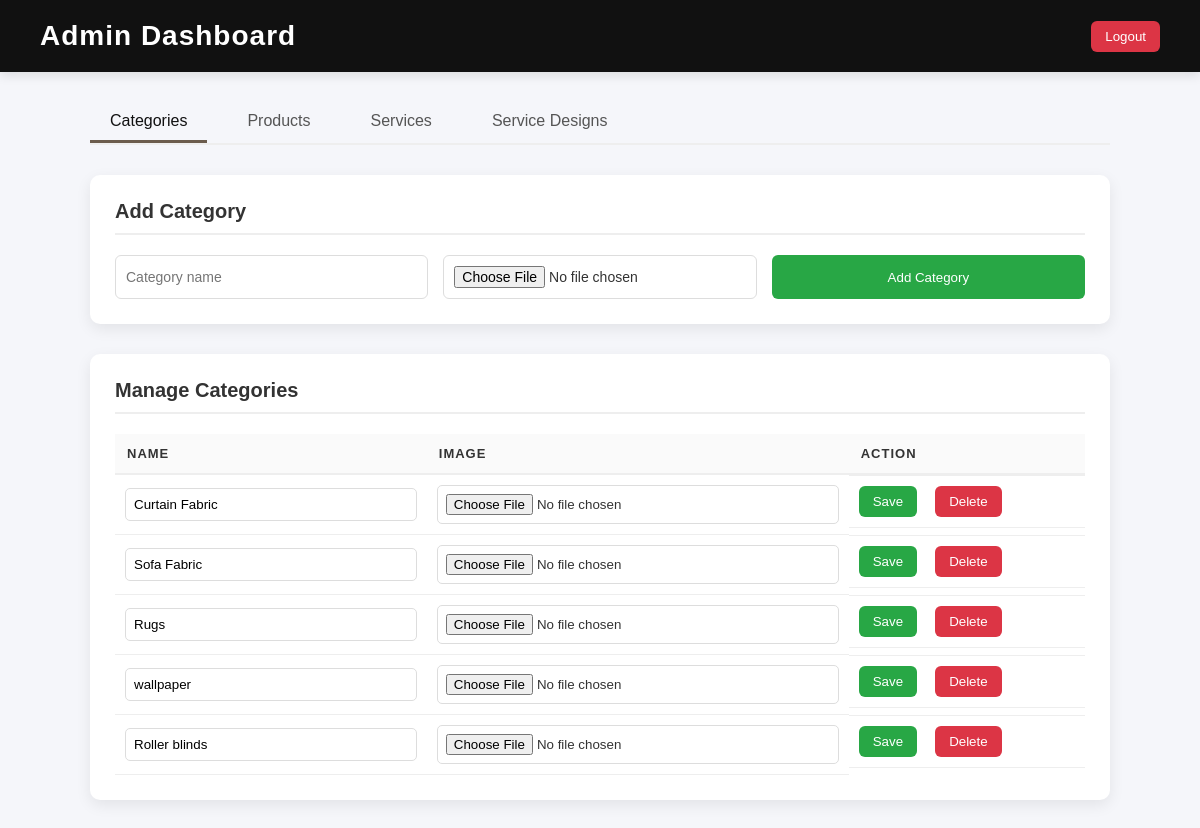
Before: /admin (signed in) with the older database file.
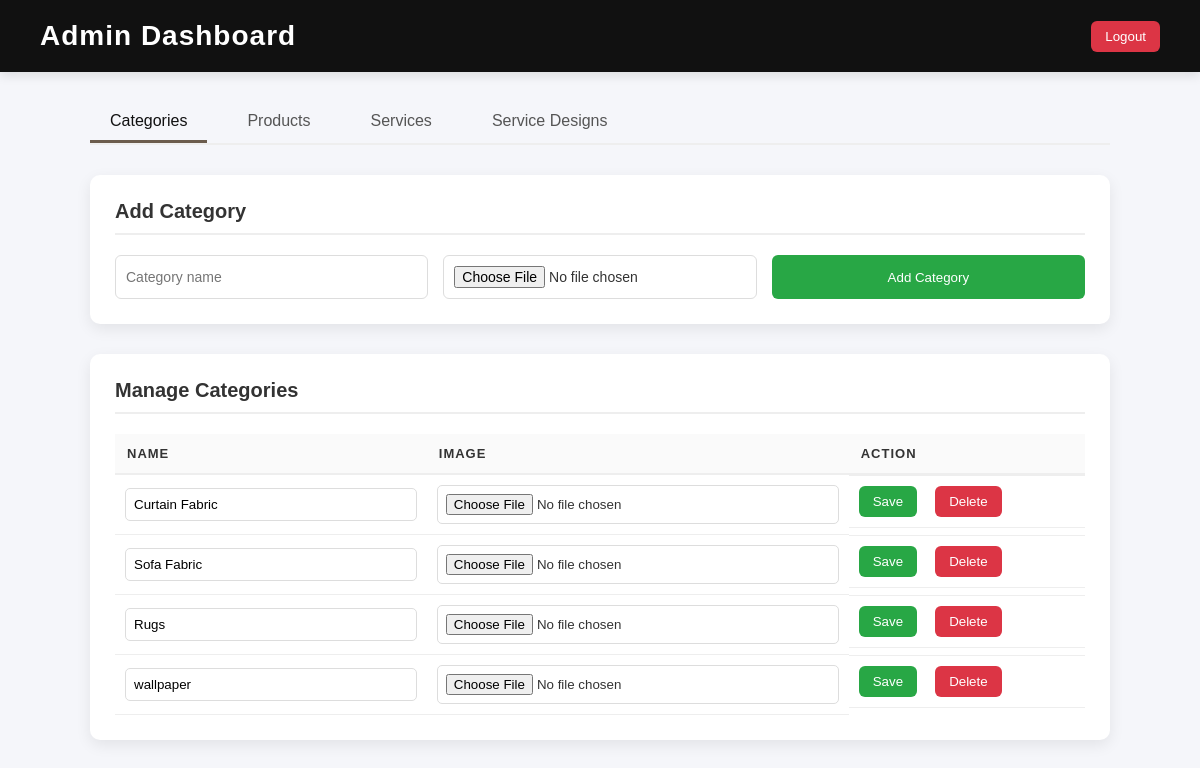
After: the same page with the newer database file.
### tables this page shows
CREATE TABLE categories (
        id INTEGER PRIMARY KEY AUTOINCREMENT,
        name TEXT UNIQUE
    , image TEXT);

### app.py (the view)
@app.route("/admin")
def admin():
    if not admin_required():
        return redirect("/login")
    conn = get_db()
    c = conn.cursor()
    c.execute("SELECT * FROM categories")
    categories = c.fetchall()
    c.execute("""
        SELECT p.id, p.name, p.price, p.stock, p.category_id, p.brand, c.name
        FROM products p
        JOIN categories c ON p.category_id = c.id
    """)
    products = c.fetchall()
    c.execute("SELECT * FROM services")
    services = c.fetchall()
    c.execute("""
        SELECT sd.id, sd.service_id, sd.name, sd.description, sd.image
        FROM service_designs sd
        JOIN services s ON sd.service_id = s.id
    """)
    service_designs = c.fetchall()
    conn.close()
    return render_template(
        "admin.html",
        categories=categories,
        products=products,
        services=services,
        service_designs=service_designs
    )

### app.py (called while the page is built)
def get_db():
    return sqlite3.connect("shop.db")

def admin_required():
    return session.get("admin")

### templates/admin.html (shortened to what this page needs)
<!DOCTYPE html>
<html>
<head>
    <link rel="stylesheet" href="{{ url_for('static', filename='css/style.css') }}">
</head>
<body>
<div class="admin-wrapper">
    <header class="admin-header" style="display:flex; justify-content:space-between; align-items:center;">
    <h1>Admin Dashboard</h1>
    <a href="/logout">
        <button class="delete">Logout</button>
    </a>
</header>
    <div class="container">
        <div class="admin-tabs">
            <div class="admin-tab active" data-tab="categories">Categories</div>
            <div class="admin-tab" data-tab="products">Products</div>
            <div class="admin-tab" data-tab="services">Services</div>
            <div class="admin-tab" data-tab="service-designs">Service Designs</div>
        </div>
        <div id="categories" class="tab-content active">
            <div class="card">
                <h2>Add Category</h2>
                <form action="/add-category" method="post" enctype="multipart/form-data" class="form-grid">
                    <input name="name" placeholder="Category name" required>
                    <input type="file" name="category_image" accept="image/*" required>
                    <button class="add">Add Category</button>
                </form>
            </div>
            <div class="card">
                <h2>Manage Categories</h2>
                <table class="admin-table">
                    <tr>
                        <th>Name</th>
                        <th>Image</th>
                        <th>Action</th>
                    </tr>
                    {% for c in categories %}
                    <tr>
                        <form action="/edit-category/{{ c[0] }}" method="post" enctype="multipart/form-data">
                            <td><input name="name" value="{{ c[1] }}" required></td>
                            <td><input type="file" name="category_image"></td>
                            <td class="actions">
                                <button class="add">Save</button>
                                <a href="/delete-category/{{ c[0] }}">
                                    <button type="button" class="delete">Delete</button>
                                </a>
                            </td>
                        </form>
                    </tr>
                    {% endfor %}
                </table>
            </div>
        </div>
    </div>
</div>
</body>
</html>

Changed rows visible on the page:
removed categories: name "Roller blinds"
